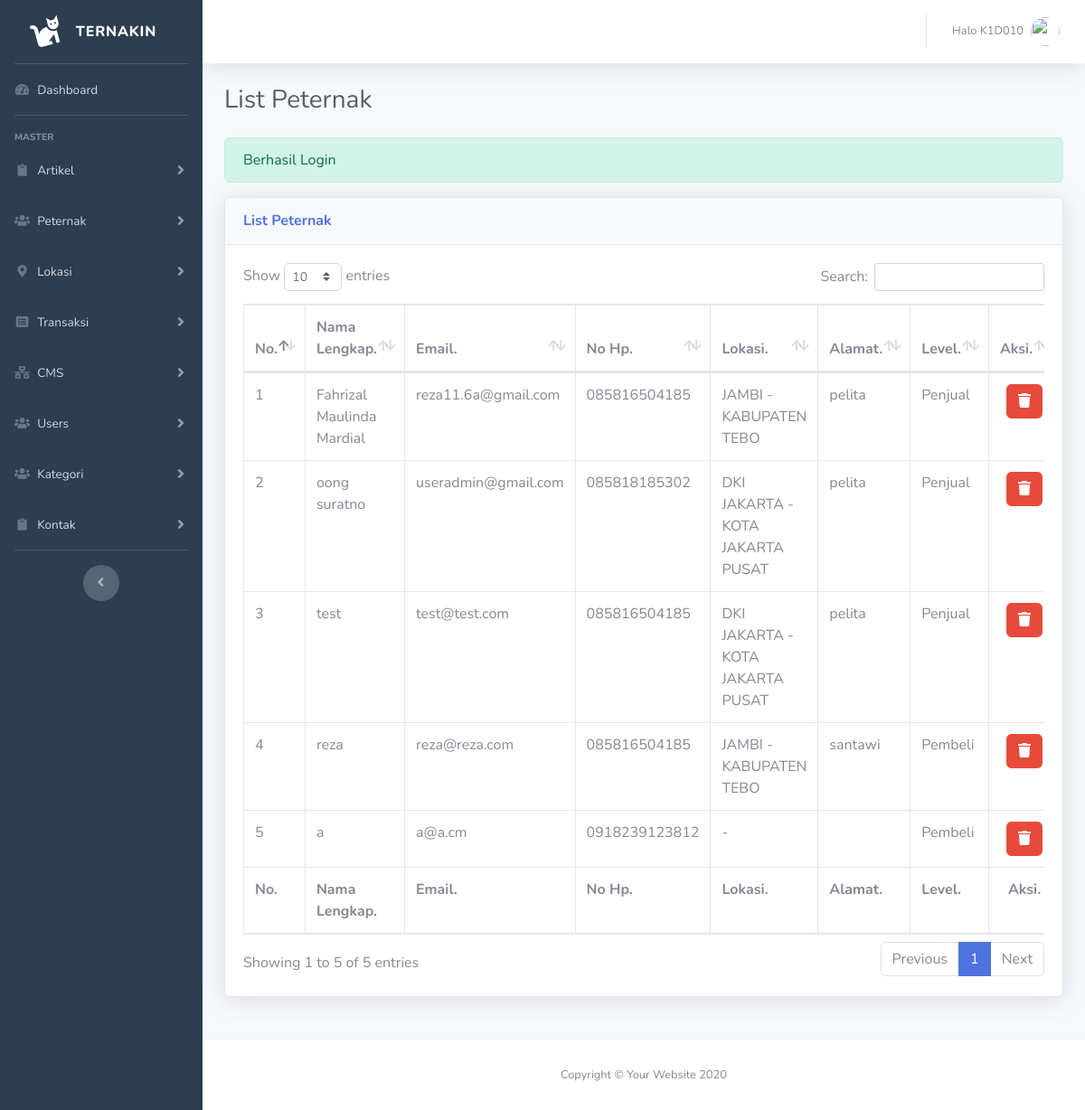
/cms-dashboard/pages/peternak/index.php (signed in), run on the app's committed database.
### tables this page shows
CREATE TABLE `tb_peternak` (
  `id_peternak` int(10) NOT NULL,
  `img_profile` text DEFAULT NULL,
  `nama_lengkap` varchar(35) NOT NULL,
  `email` varchar(50) NOT NULL,
  `password` varchar(60) NOT NULL,
  `no_hp` varchar(13) NOT NULL,
  `alamat` text DEFAULT NULL,
  `no_rek` varchar(50) DEFAULT NULL,
  `id_provinsi` int(2) DEFAULT NULL,
  `id_kota` int(4) DEFAULT NULL,
  `level` enum('1','2') NOT NULL,
  `created_at` timestamp NOT NULL DEFAULT current_timestamp() ON UPDATE current_timestamp()
);

CREATE TABLE `tb_provinsi` (
  `id_provinsi` int(2) NOT NULL,
  `nama_provinsi` varchar(50) NOT NULL
);

CREATE TABLE `tb_kota` (
  `id_kota` int(4) NOT NULL,
  `id_provinsi` int(2) NOT NULL,
  `nama_kota` text NOT NULL
);

### cms-dashboard/pages/peternak/index.php (the view, shortened to what this page needs)
  <?php
    $title="List Peternak";
    require_once"../../../config/database.php";
    require_once"../../templates/head-dashboard.php";
   ?>
   <link rel="stylesheet" type="text/css" href="<?=$_ENV['base_url']?>cms-dashboard/assets/vendor/datatables/dataTables.bootstrap4.min.css">
  <?php
    $sql = mysqli_query($con,"SELECT * FROM tb_peternak p LEFT JOIN tb_provinsi tp ON p.id_provinsi = tp.id_provinsi LEFT JOIN tb_kota k ON p.id_kota = k.id_kota");
  ?>
</head>
<body id="page-top">
  <div id="wrapper">
      <?php require_once"../../partials/sidebar.php"; ?>
    <div id="content-wrapper" class="d-flex flex-column">
      <div id="content">
          <?php require_once"../../partials/topbar.php"; ?>
        <div class="container-fluid" style="transition: 0.4s;">
          <div class="d-sm-flex align-items-center justify-content-between mb-4">
            <h1 class="h3 mb-0 text-gray-800"><?=$title?></h1>
          </div>
          <?php
            if (isset($_SESSION['alert'])) {
              if (isset($_SESSION['alert']['berhasil'])) {
                ?>
                <div class="alert alert-success" role="alert">
                  <?=$_SESSION['alert']['berhasil']?>
                </div>
                <?php
              }else{
                ?>
                <div class="alert alert-danger" role="alert">
                  <?=$_SESSION['alert']['gagal']?>
                </div>
                <?php
              }
            }
          ?>
          <div class="row">
            <div class="col-lg-12 mb-4">
              <div class="card shadow mb-4">
                <div class="card-header py-3 d-sm-flex justify-content-between">
                  <h6 class="m-0 font-weight-bold text-primary"><?=$title?></h6>
                </div>
                <div class="card-body">
                  <div class="table-responsive">
                      <table class="table table-bordered" id="listUser" width="100%" cellspacing="0">
                        <thead>
                          <tr>
                            <th>No.</th>
                            <th>Nama Lengkap.</th>
                            <th>Email.</th>
                            <th>No Hp.</th>
                            <th>Lokasi.</th>
                            <th>Alamat.</th>
                            <th>Level.</th>
                            <th class="text-center">Aksi.</th>
                          </tr>
                        </thead>
                        <tfoot>
                          <tr>
                            <th>No.</th>
                            <th>Nama Lengkap.</th>
                            <th>Email.</th>
                            <th>No Hp.</th>
                            <th>Lokasi.</th>
                            <th>Alamat.</th>
                            <th>Level.</th>
                            <th class="text-center">Aksi.</th>
                          </tr>
                        </tfoot>
                        <tbody>
                          <?php
                          $no=1;
                            while ($data = mysqli_fetch_array($sql)) {
                              ?>
                                <tr>
                                  <td><?=$no++?></td>
                                  <td><?=$data['nama_lengkap']?></td>
                                  <td><?=$data['email']?></td>
                                  <td><?=$data['no_hp']?></td>
                                  <td><?=$data['nama_provinsi'].' - '.$data['nama_kota']?></td>
                                  <td><?=$data['alamat']?></td>
                                  <td><?php
                                      if ($data['level']=="1") {
                                        echo"Pembeli";
                                      }else{
                                        echo"Penjual";
                                      }
                                      ?>
                                  </td>
                                  <td>
                                    <div class="d-flex justify-content-center">
                                      <form method="POST" action="<?=$_ENV['base_url']?>cms-dashboard/pages/peternak/aksi">
                                        <button type="submit" name="aksi" class="btn btn-danger" value="hapus-peternak" onclick="return confirm('Peternak akan dihapus??')"><i class="fas fa-trash"></i></button>
                                      </form>
                                    </div>
                                  </td>
                                </tr>
                              <?php
                            }
                          ?>
                        </tbody>
                      </table>
                  </div>
                </div>
              </div>
            </div>
          </div>
        </div>
      </div>
      <footer class="sticky-footer bg-white">
        <div class="container my-auto">
          <div class="copyright text-center my-auto">
            <span>Copyright &copy; Your Website 2020</span>
          </div>
        </div>
      </footer>
    </div>
  </div>
  <?php require_once"../../templates/footer-dashboard.php" ?>
</html>

### data on the page
tb_peternak: nama_lengkap "Fahrizal Maulinda Mardial", email "reza11.6a@gmail.com", no_hp "085816504185", id_provinsi.nama_provinsi "JAMBI", id_kota.nama_kota "KABUPATEN TEBO", alamat "pelita", level "Penjual"
tb_peternak: nama_lengkap "oong suratno", email "useradmin@gmail.com", no_hp "085818185302", id_provinsi.nama_provinsi "DKI JAKARTA", id_kota.nama_kota "KOTA JAKARTA PUSAT", alamat "pelita", level "Penjual"
tb_peternak: nama_lengkap "test", email "test@test.com", no_hp "085816504185", id_provinsi.nama_provinsi "DKI JAKARTA", id_kota.nama_kota "KOTA JAKARTA PUSAT", alamat "pelita", level "Penjual"
tb_peternak: nama_lengkap "reza", email "reza@reza.com", no_hp "085816504185", id_provinsi.nama_provinsi "JAMBI", id_kota.nama_kota "KABUPATEN TEBO", alamat "santawi", level "Pembeli"
tb_peternak: nama_lengkap "a", email "a@a.cm", no_hp "0918239123812", level "Pembeli"

### other printed values
$_SESSION['user']['username'] "K1D010"
$title "List Peternak"
$_SESSION['alert']['berhasil'] "Berhasil Login"
